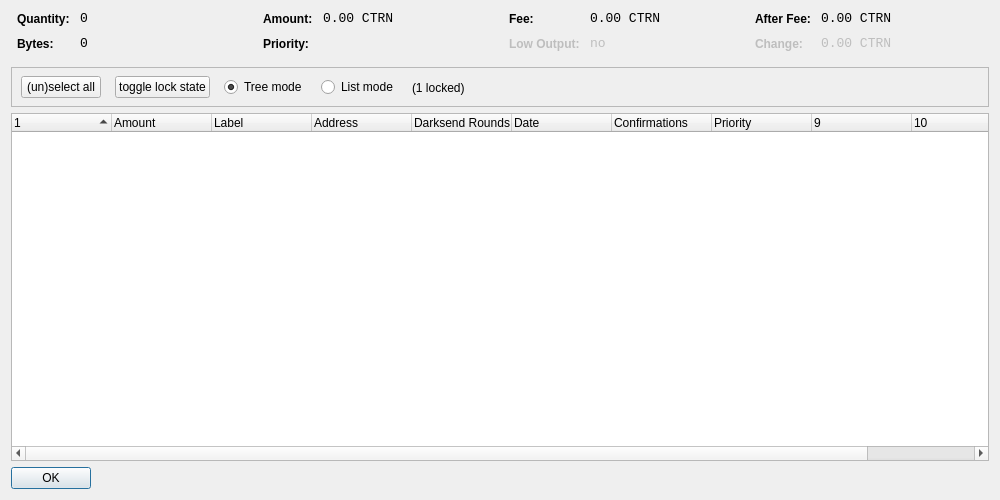
<?xml version="1.0" encoding="UTF-8"?>
<ui version="4.0">
 <class>CoinControlDialog</class>
 <widget class="QDialog" name="CoinControlDialog">
  <property name="geometry">
   <rect>
    <x>0</x>
    <y>0</y>
    <width>1000</width>
    <height>500</height>
   </rect>
  </property>
  <property name="windowTitle">
   <string>Coin Control</string>
  </property>
  <layout class="QVBoxLayout" name="verticalLayout">
   <item>
    <layout class="QHBoxLayout" name="horizontalLayoutTop" stretch="0,0,0,0">
     <property name="topMargin">
      <number>0</number>
     </property>
     <property name="bottomMargin">
      <number>10</number>
     </property>
     <item>
      <layout class="QFormLayout" name="formLayoutCoinControl1">
       <property name="horizontalSpacing">
        <number>10</number>
       </property>
       <property name="verticalSpacing">
        <number>10</number>
       </property>
       <property name="leftMargin">
        <number>6</number>
       </property>
       <property name="rightMargin">
        <number>6</number>
       </property>
       <item row="0" column="0">
        <widget class="QLabel" name="labelCoinControlQuantityText">
         <property name="styleSheet">
          <string notr="true">font-weight:bold;</string>
         </property>
         <property name="text">
          <string>Quantity:</string>
         </property>
        </widget>
       </item>
       <item row="0" column="1">
        <widget class="QLabel" name="labelCoinControlQuantity">
         <property name="font">
          <font>
           <family>Monospace</family>
           <pointsize>10</pointsize>
          </font>
         </property>
         <property name="cursor">
          <cursorShape>IBeamCursor</cursorShape>
         </property>
         <property name="contextMenuPolicy">
          <enum>Qt::ActionsContextMenu</enum>
         </property>
         <property name="text">
          <string notr="true">0</string>
         </property>
         <property name="textInteractionFlags">
          <set>Qt::LinksAccessibleByMouse|Qt::TextSelectableByKeyboard|Qt::TextSelectableByMouse</set>
         </property>
        </widget>
       </item>
       <item row="1" column="0">
        <widget class="QLabel" name="labelCoinControlBytesText">
         <property name="styleSheet">
          <string notr="true">font-weight:bold;</string>
         </property>
         <property name="text">
          <string>Bytes:</string>
         </property>
        </widget>
       </item>
       <item row="1" column="1">
        <widget class="QLabel" name="labelCoinControlBytes">
         <property name="font">
          <font>
           <family>Monospace</family>
           <pointsize>10</pointsize>
          </font>
         </property>
         <property name="cursor">
          <cursorShape>IBeamCursor</cursorShape>
         </property>
         <property name="contextMenuPolicy">
          <enum>Qt::ActionsContextMenu</enum>
         </property>
         <property name="text">
          <string notr="true">0</string>
         </property>
         <property name="textInteractionFlags">
          <set>Qt::LinksAccessibleByMouse|Qt::TextSelectableByKeyboard|Qt::TextSelectableByMouse</set>
         </property>
        </widget>
       </item>
      </layout>
     </item>
     <item>
      <layout class="QFormLayout" name="formLayoutCoinControl2">
       <property name="horizontalSpacing">
        <number>10</number>
       </property>
       <property name="verticalSpacing">
        <number>10</number>
       </property>
       <property name="leftMargin">
        <number>6</number>
       </property>
       <property name="rightMargin">
        <number>6</number>
       </property>
       <item row="0" column="0">
        <widget class="QLabel" name="labelCoinControlAmountText">
         <property name="styleSheet">
          <string notr="true">font-weight:bold;</string>
         </property>
         <property name="text">
          <string>Amount:</string>
         </property>
        </widget>
       </item>
       <item row="0" column="1">
        <widget class="QLabel" name="labelCoinControlAmount">
         <property name="font">
          <font>
           <family>Monospace</family>
           <pointsize>10</pointsize>
          </font>
         </property>
         <property name="cursor">
          <cursorShape>IBeamCursor</cursorShape>
         </property>
         <property name="contextMenuPolicy">
          <enum>Qt::ActionsContextMenu</enum>
         </property>
         <property name="text">
          <string notr="true">0.00 CTRN</string>
         </property>
         <property name="textInteractionFlags">
          <set>Qt::LinksAccessibleByMouse|Qt::TextSelectableByKeyboard|Qt::TextSelectableByMouse</set>
         </property>
        </widget>
       </item>
       <item row="1" column="0">
        <widget class="QLabel" name="labelCoinControlPriorityText">
         <property name="styleSheet">
          <string notr="true">font-weight:bold;</string>
         </property>
         <property name="text">
          <string>Priority:</string>
         </property>
        </widget>
       </item>
       <item row="1" column="1">
        <widget class="QLabel" name="labelCoinControlPriority">
         <property name="font">
          <font>
           <family>Monospace</family>
           <pointsize>10</pointsize>
          </font>
         </property>
         <property name="cursor">
          <cursorShape>IBeamCursor</cursorShape>
         </property>
         <property name="contextMenuPolicy">
          <enum>Qt::ActionsContextMenu</enum>
         </property>
         <property name="text">
          <string/>
         </property>
         <property name="textInteractionFlags">
          <set>Qt::LinksAccessibleByMouse|Qt::TextSelectableByKeyboard|Qt::TextSelectableByMouse</set>
         </property>
        </widget>
       </item>
      </layout>
     </item>
     <item>
      <layout class="QFormLayout" name="formLayoutCoinControl3">
       <property name="horizontalSpacing">
        <number>10</number>
       </property>
       <property name="verticalSpacing">
        <number>10</number>
       </property>
       <property name="leftMargin">
        <number>6</number>
       </property>
       <property name="rightMargin">
        <number>6</number>
       </property>
       <item row="0" column="0">
        <widget class="QLabel" name="labelCoinControlFeeText">
         <property name="styleSheet">
          <string notr="true">font-weight:bold;</string>
         </property>
         <property name="text">
          <string>Fee:</string>
         </property>
        </widget>
       </item>
       <item row="0" column="1">
        <widget class="QLabel" name="labelCoinControlFee">
         <property name="font">
          <font>
           <family>Monospace</family>
           <pointsize>10</pointsize>
          </font>
         </property>
         <property name="cursor">
          <cursorShape>IBeamCursor</cursorShape>
         </property>
         <property name="contextMenuPolicy">
          <enum>Qt::ActionsContextMenu</enum>
         </property>
         <property name="text">
          <string notr="true">0.00 CTRN</string>
         </property>
         <property name="textInteractionFlags">
          <set>Qt::LinksAccessibleByMouse|Qt::TextSelectableByKeyboard|Qt::TextSelectableByMouse</set>
         </property>
        </widget>
       </item>
       <item row="1" column="0">
        <widget class="QLabel" name="labelCoinControlLowOutputText">
         <property name="enabled">
          <bool>false</bool>
         </property>
         <property name="styleSheet">
          <string notr="true">font-weight:bold;</string>
         </property>
         <property name="text">
          <string>Low Output:</string>
         </property>
        </widget>
       </item>
       <item row="1" column="1">
        <widget class="QLabel" name="labelCoinControlLowOutput">
         <property name="enabled">
          <bool>false</bool>
         </property>
         <property name="font">
          <font>
           <family>Monospace</family>
           <pointsize>10</pointsize>
          </font>
         </property>
         <property name="cursor">
          <cursorShape>IBeamCursor</cursorShape>
         </property>
         <property name="contextMenuPolicy">
          <enum>Qt::ActionsContextMenu</enum>
         </property>
         <property name="text">
          <string notr="true">no</string>
         </property>
         <property name="textInteractionFlags">
          <set>Qt::LinksAccessibleByMouse|Qt::TextSelectableByKeyboard|Qt::TextSelectableByMouse</set>
         </property>
        </widget>
       </item>
      </layout>
     </item>
     <item>
      <layout class="QFormLayout" name="formLayoutCoinControl4">
       <property name="horizontalSpacing">
        <number>10</number>
       </property>
       <property name="verticalSpacing">
        <number>10</number>
       </property>
       <property name="leftMargin">
        <number>6</number>
       </property>
       <property name="rightMargin">
        <number>6</number>
       </property>
       <item row="0" column="0">
        <widget class="QLabel" name="labelCoinControlAfterFeeText">
         <property name="styleSheet">
          <string notr="true">font-weight:bold;</string>
         </property>
         <property name="text">
          <string>After Fee:</string>
         </property>
        </widget>
       </item>
       <item row="0" column="1">
        <widget class="QLabel" name="labelCoinControlAfterFee">
         <property name="font">
          <font>
           <family>Monospace</family>
           <pointsize>10</pointsize>
          </font>
         </property>
         <property name="cursor">
          <cursorShape>IBeamCursor</cursorShape>
         </property>
         <property name="contextMenuPolicy">
          <enum>Qt::ActionsContextMenu</enum>
         </property>
         <property name="text">
          <string notr="true">0.00 CTRN</string>
         </property>
         <property name="textInteractionFlags">
          <set>Qt::LinksAccessibleByMouse|Qt::TextSelectableByKeyboard|Qt::TextSelectableByMouse</set>
         </property>
        </widget>
       </item>
       <item row="1" column="0">
        <widget class="QLabel" name="labelCoinControlChangeText">
         <property name="enabled">
          <bool>false</bool>
         </property>
         <property name="styleSheet">
          <string notr="true">font-weight:bold;</string>
         </property>
         <property name="text">
          <string>Change:</string>
         </property>
        </widget>
       </item>
       <item row="1" column="1">
        <widget class="QLabel" name="labelCoinControlChange">
         <property name="enabled">
          <bool>false</bool>
         </property>
         <property name="font">
          <font>
           <family>Monospace</family>
           <pointsize>10</pointsize>
          </font>
         </property>
         <property name="cursor">
          <cursorShape>IBeamCursor</cursorShape>
         </property>
         <property name="contextMenuPolicy">
          <enum>Qt::ActionsContextMenu</enum>
         </property>
         <property name="text">
          <string notr="true">0.00 CTRN</string>
         </property>
         <property name="textInteractionFlags">
          <set>Qt::LinksAccessibleByMouse|Qt::TextSelectableByKeyboard|Qt::TextSelectableByMouse</set>
         </property>
        </widget>
       </item>
      </layout>
     </item>
    </layout>
   </item>
   <item>
    <widget class="QFrame" name="frame">
     <property name="minimumSize">
      <size>
       <width>0</width>
       <height>40</height>
      </size>
     </property>
     <property name="frameShape">
      <enum>QFrame::StyledPanel</enum>
     </property>
     <property name="frameShadow">
      <enum>QFrame::Sunken</enum>
     </property>
     <widget class="QWidget" name="horizontalLayoutWidget">
      <property name="geometry">
       <rect>
        <x>10</x>
        <y>0</y>
        <width>781</width>
        <height>41</height>
       </rect>
      </property>
      <layout class="QHBoxLayout" name="horizontalLayoutPanel" stretch="0,0,0,0,0">
       <property name="spacing">
        <number>14</number>
       </property>
       <item>
        <widget class="QPushButton" name="pushButtonSelectAll">
         <property name="sizePolicy">
          <sizepolicy hsizetype="Maximum" vsizetype="Fixed">
           <horstretch>0</horstretch>
           <verstretch>0</verstretch>
          </sizepolicy>
         </property>
         <property name="text">
          <string>(un)select all</string>
         </property>
        </widget>
       </item>
        <item>
         <widget class="QPushButton" name="pushButtonToggleLock">
          <property name="sizePolicy">
           <sizepolicy hsizetype="Maximum" vsizetype="Fixed">
            <horstretch>0</horstretch>
            <verstretch>0</verstretch>
           </sizepolicy>
          </property>
          <property name="text">
           <string>toggle lock state</string>
          </property>
          <property name="autoDefault">
           <bool>false</bool>
          </property>
         </widget>
        </item>
       <item>
        <widget class="QRadioButton" name="radioTreeMode">
         <property name="sizePolicy">
          <sizepolicy hsizetype="Maximum" vsizetype="Fixed">
           <horstretch>0</horstretch>
           <verstretch>0</verstretch>
          </sizepolicy>
         </property>
         <property name="text">
          <string>Tree mode</string>
         </property>
         <property name="checked">
          <bool>true</bool>
         </property>
        </widget>
       </item>
       <item>
        <widget class="QRadioButton" name="radioListMode">
         <property name="sizePolicy">
          <sizepolicy hsizetype="Maximum" vsizetype="Fixed">
           <horstretch>0</horstretch>
           <verstretch>0</verstretch>
          </sizepolicy>
         </property>
         <property name="text">
          <string>List mode</string>
         </property>
        </widget>
       </item>
        <item>
         <widget class="QLabel" name="labelLocked">
          <property name="text">
           <string>(1 locked)</string>
          </property>
         </widget>
        </item>
       <item>
        <spacer name="horizontalSpacer">
         <property name="orientation">
          <enum>Qt::Horizontal</enum>
         </property>
         <property name="sizeHint" stdset="0">
          <size>
           <width>40</width>
           <height>20</height>
          </size>
         </property>
        </spacer>
       </item>
      </layout>
     </widget>
    </widget>
   </item>
   <item>
    <widget class="CoinControlTreeWidget" name="treeWidget">
     <property name="contextMenuPolicy">
      <enum>Qt::CustomContextMenu</enum>
     </property>
     <property name="sortingEnabled">
      <bool>false</bool>
     </property>
     <property name="columnCount">
      <number>11</number>
     </property>
     <attribute name="headerShowSortIndicator" stdset="0">
      <bool>true</bool>
     </attribute>
     <attribute name="headerStretchLastSection">
      <bool>false</bool>
     </attribute>
     <column>
      <property name="text">
       <string/>
      </property>
     </column>
     <column>
      <property name="text">
       <string>Amount</string>
      </property>
     </column>
     <column>
      <property name="text">
       <string>Label</string>
      </property>
     </column>
     <column>
      <property name="text">
       <string>Address</string>
      </property>
     </column>
     <column>
      <property name="text">
       <string>Darksend Rounds</string>
      </property>
    </column>
     <column>
      <property name="text">
       <string>Date</string>
      </property>
     </column>
     <column>
      <property name="text">
       <string>Confirmations</string>
      </property>
      <property name="toolTip">
       <string>Confirmed</string>
      </property>
     </column>
     <column>
      <property name="text">
       <string>Priority</string>
      </property>
     </column>
     <column>
      <property name="text">
       <string/>
      </property>
     </column>
     <column>
      <property name="text">
       <string/>
      </property>
     </column>
     <column>
      <property name="text">
       <string/>
      </property>
     </column>
     <column>
      <property name="text">
       <string/>
      </property>
     </column>
    </widget>
   </item>
   <item>
    <widget class="QDialogButtonBox" name="buttonBox">
     <property name="sizePolicy">
      <sizepolicy hsizetype="Maximum" vsizetype="Fixed">
       <horstretch>0</horstretch>
       <verstretch>0</verstretch>
      </sizepolicy>
     </property>
     <property name="orientation">
      <enum>Qt::Horizontal</enum>
     </property>
     <property name="standardButtons">
      <set>QDialogButtonBox::Ok</set>
     </property>
    </widget>
   </item>
  </layout>
 </widget>
 <customwidgets>
  <customwidget>
   <class>CoinControlTreeWidget</class>
   <extends>QTreeWidget</extends>
   <header>coincontroltreewidget.h</header>
  </customwidget>
 </customwidgets>
 <resources/>
 <connections/>
</ui>
